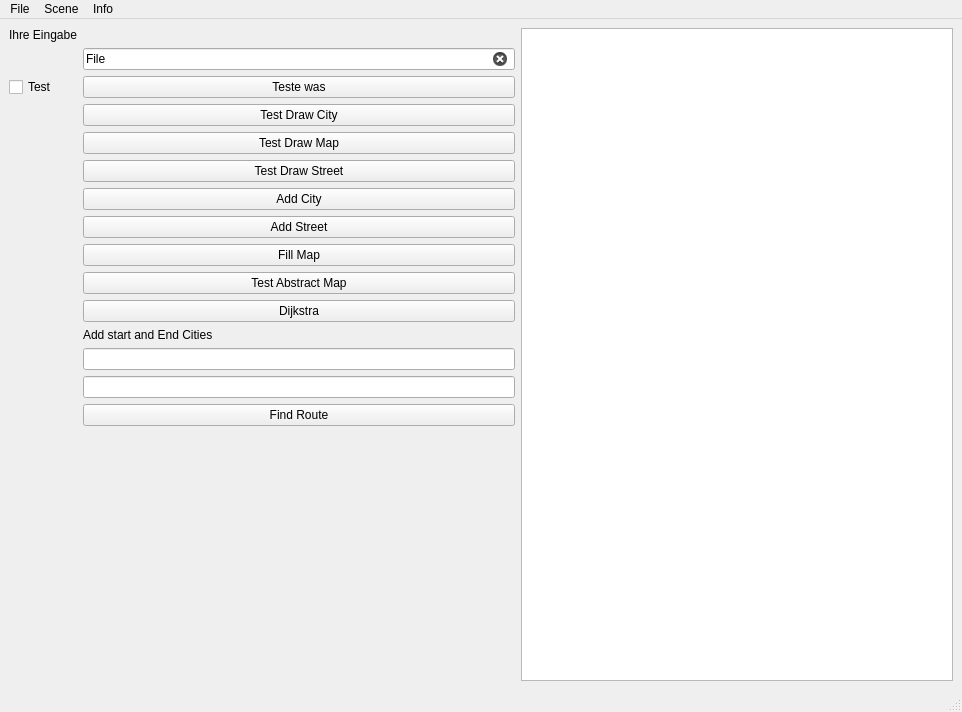
<?xml version="1.0" encoding="UTF-8"?>
<ui version="4.0">
 <class>MainWindow</class>
 <widget class="QMainWindow" name="MainWindow">
  <property name="geometry">
   <rect>
    <x>0</x>
    <y>0</y>
    <width>962</width>
    <height>712</height>
   </rect>
  </property>
  <property name="windowTitle">
   <string>MainWindow</string>
  </property>
  <widget class="QWidget" name="centralwidget">
   <layout class="QGridLayout" name="gridLayout">
    <item row="2" column="1">
     <widget class="QPushButton" name="pushButton_teste_was">
      <property name="toolTip">
       <string>Testet</string>
      </property>
      <property name="text">
       <string>Teste was</string>
      </property>
     </widget>
    </item>
    <item row="0" column="0">
     <widget class="QLabel" name="label_eingabe">
      <property name="text">
       <string>Ihre Eingabe</string>
      </property>
     </widget>
    </item>
    <item row="8" column="1">
     <widget class="QPushButton" name="pushButtonFillMap">
      <property name="text">
       <string>Fill Map</string>
      </property>
     </widget>
    </item>
    <item row="14" column="1">
     <widget class="QPushButton" name="pushButtonFindRoute">
      <property name="text">
       <string>Find Route</string>
      </property>
     </widget>
    </item>
    <item row="1" column="1">
     <widget class="QLineEdit" name="lineEdit">
      <property name="text">
       <string>File</string>
      </property>
      <property name="placeholderText">
       <string>Ihre Eingabe</string>
      </property>
      <property name="clearButtonEnabled">
       <bool>true</bool>
      </property>
     </widget>
    </item>
    <item row="15" column="1">
     <spacer name="verticalSpacer">
      <property name="orientation">
       <enum>Qt::Orientation::Vertical</enum>
      </property>
      <property name="sizeHint" stdset="0">
       <size>
        <width>20</width>
        <height>40</height>
       </size>
      </property>
     </spacer>
    </item>
    <item row="13" column="1">
     <widget class="QLineEdit" name="lineEditEndCity"/>
    </item>
    <item row="10" column="1">
     <widget class="QPushButton" name="pushButtonDijkstra">
      <property name="text">
       <string>Dijkstra</string>
      </property>
     </widget>
    </item>
    <item row="3" column="1">
     <widget class="QPushButton" name="pushBottonTestDrawCity">
      <property name="enabled">
       <bool>true</bool>
      </property>
      <property name="text">
       <string>Test Draw City</string>
      </property>
     </widget>
    </item>
    <item row="6" column="1">
     <widget class="QPushButton" name="pushButtonAddCity">
      <property name="text">
       <string>Add City</string>
      </property>
     </widget>
    </item>
    <item row="5" column="1">
     <widget class="QPushButton" name="pushButtonTestDrawStreet">
      <property name="text">
       <string>Test Draw Street</string>
      </property>
     </widget>
    </item>
    <item row="12" column="1">
     <widget class="QLineEdit" name="lineEditStartCity"/>
    </item>
    <item row="11" column="1">
     <widget class="QLabel" name="label">
      <property name="text">
       <string>Add start and End Cities</string>
      </property>
     </widget>
    </item>
    <item row="9" column="1">
     <widget class="QPushButton" name="pushButtonTestAbstractMap">
      <property name="text">
       <string>Test Abstract Map</string>
      </property>
     </widget>
    </item>
    <item row="0" column="4" rowspan="16">
     <widget class="QGraphicsView" name="graphicsView">
      <property name="toolTip">
       <string>testet</string>
      </property>
     </widget>
    </item>
    <item row="2" column="0">
     <widget class="QCheckBox" name="checkBoxTest">
      <property name="text">
       <string>Test</string>
      </property>
     </widget>
    </item>
    <item row="4" column="1">
     <widget class="QPushButton" name="pushButtonTestDrawMap">
      <property name="text">
       <string>Test Draw Map</string>
      </property>
     </widget>
    </item>
    <item row="7" column="1">
     <widget class="QPushButton" name="pushButtonAddStreet">
      <property name="text">
       <string>Add Street</string>
      </property>
     </widget>
    </item>
   </layout>
  </widget>
  <widget class="QMenuBar" name="menubar">
   <property name="geometry">
    <rect>
     <x>0</x>
     <y>0</y>
     <width>962</width>
     <height>30</height>
    </rect>
   </property>
   <widget class="QMenu" name="menuFile">
    <property name="title">
     <string>File</string>
    </property>
    <addaction name="actionIoeb"/>
    <addaction name="actionSave"/>
    <addaction name="separator"/>
    <addaction name="actionExit"/>
   </widget>
   <widget class="QMenu" name="menuScene">
    <property name="title">
     <string>Scene</string>
    </property>
    <addaction name="actionClearScene"/>
   </widget>
   <widget class="QMenu" name="menuInfo">
    <property name="title">
     <string>Info</string>
    </property>
    <addaction name="actionAbout"/>
   </widget>
   <addaction name="menuFile"/>
   <addaction name="menuScene"/>
   <addaction name="menuInfo"/>
  </widget>
  <widget class="QStatusBar" name="statusbar"/>
  <action name="actionIoeb">
   <property name="enabled">
    <bool>false</bool>
   </property>
   <property name="text">
    <string>Open</string>
   </property>
   <property name="shortcut">
    <string>Alt+S</string>
   </property>
  </action>
  <action name="actionSave">
   <property name="enabled">
    <bool>false</bool>
   </property>
   <property name="text">
    <string>Save</string>
   </property>
  </action>
  <action name="actionExit">
   <property name="text">
    <string>Exit</string>
   </property>
   <property name="shortcut">
    <string>Alt+E</string>
   </property>
  </action>
  <action name="actionClearScene">
   <property name="text">
    <string>Clear Scene</string>
   </property>
   <property name="shortcut">
    <string>Alt+S</string>
   </property>
  </action>
  <action name="actionAbout">
   <property name="text">
    <string>About</string>
   </property>
  </action>
 </widget>
 <resources/>
 <connections/>
</ui>
